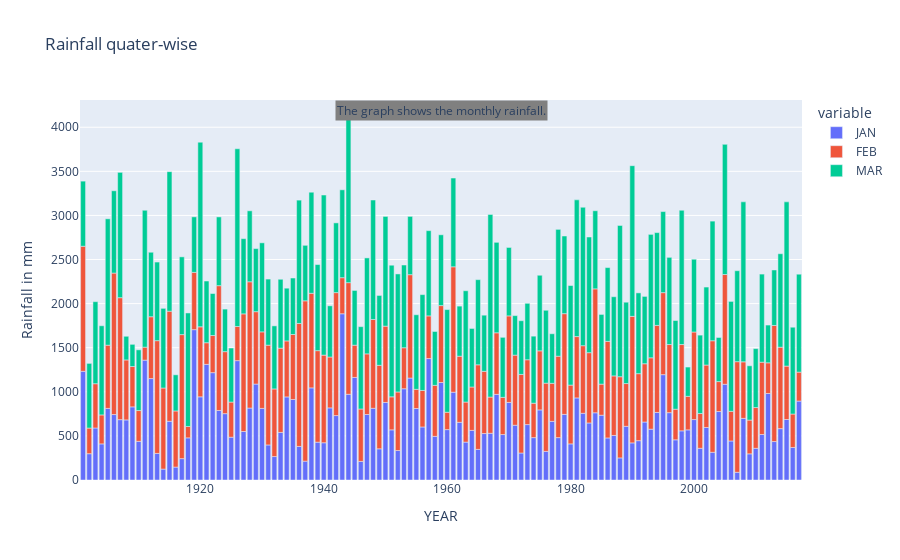

The notebook cell saved with this chart:
### Code cell
month = ['JAN', 'FEB', 'MAR']
fig = px.bar(grouped_obj, x=grouped_obj.index, y=month, title='Rainfall quater-wise',labels={'value':'Rainfall in mm'})
conclusion = 'The graph shows the monthly rainfall.'
fig.add_annotation(text=conclusion, xref='paper', yref='paper', x=.5, y=1, bgcolor='grey', showarrow=False, font=dict(size=12))
